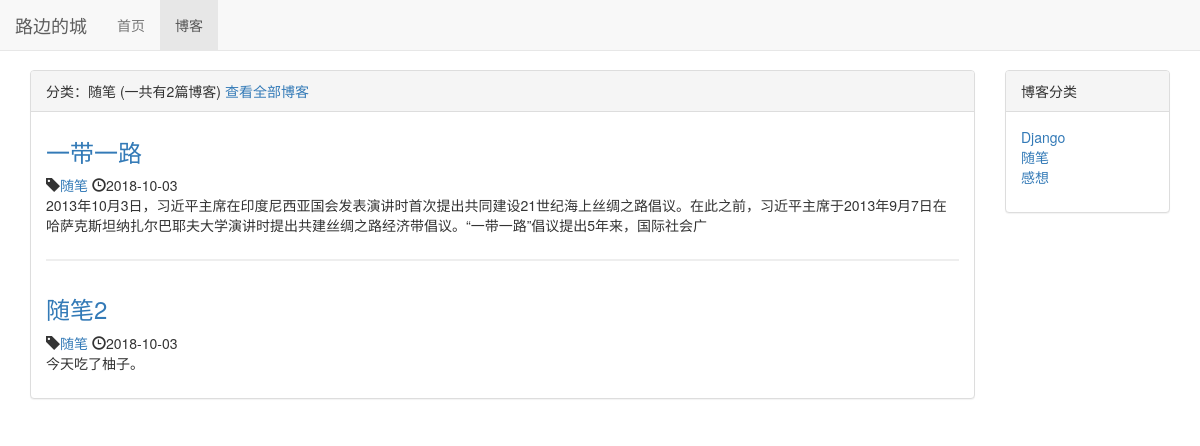
Page /blog/type/2 on the committed database.
### blog/models.py (models this page shows, shortened)
class BlogType(models.Model):
    type_name = models.CharField(max_length=15)
    def __str__(self):
        return self.type_name

class Blog(models.Model):
    title = models.CharField(max_length=50)
    blog_type = models.ForeignKey(BlogType, on_delete=models.DO_NOTHING)
    content = models.TextField()
    author = models.ForeignKey(User, on_delete=models.DO_NOTHING)
    created_time = models.DateTimeField(auto_now_add=True)
    last_updated_time = models.DateTimeField(auto_now=True)

### blog/views.py (the view)
# urls.py: path('type/<int:blog_type_pk>', views.blogs_with_type, name='blogs_with_type')
def blogs_with_type(request, blog_type_pk):
    context = {}
    blog_type = get_object_or_404(BlogType, pk=blog_type_pk)
    context['blog_type'] = blog_type
    context['blogs'] = Blog.objects.filter(blog_type=blog_type)
    context['blog_types'] = BlogType.objects.all()
    return render_to_response('blog/blogs_with_type.html', context)

### blog/templates/blog/blogs_with_type.html (shortened to what this page needs)
{% extends 'blog/blog_list.html' %}
{% block blog_list_title %}
    分类：{{blog_type.type_name}}
    (一共有{{ blogs|length }}篇博客)
    <a href="{% url 'blog_list' %}">查看全部博客</a>
{% endblock %}

### blog/templates/blog/blog_list.html (shortened to what this page needs)
{% extends 'base.html' %}
{% block nav_blog_active %}active{% endblock %}
{% load staticfiles %}
{% block header_extends %}
    <link rel="stylesheet" href="{% static 'blog/blog.css' %}">
{% endblock %}
{% block content %}
    <div class="container">
        <div class="row">
            <div class="col-xs-12 col-sm-8 col-md-9 col-lg-10">
                <div class="panel panel-default">
                    <div class="panel-heading">{% block blog_list_title %}博客列表（一共有{{ blogs|length }}篇博客）{% endblock %}</div>
                    <div class="panel-body">
                        {% for blog in blogs %}
                            <div class="blog">
                                <h3><a href="{% url 'blog_detail' blog.pk %}">{{ blog.title }}</a></h3>
                                <p class="blog-info">
                                    <span class="glyphicon glyphicon-tag"></span><a href="{% url 'blogs_with_type' blog.blog_type.pk %}">{{ blog.blog_type }}</a>
                                    <span class="glyphicon glyphicon-time"></span>{{ blog.created_time|date:'Y-m-d' }}
                                </p>
                                <p>{{ blog.content|truncatechars:120 }}</p>
                            </div>
                        {% empty %}
                            <div class="blog">
                                <h3>-- 暂无博客，敬请期待 --</h3>
                            </div>
                        {% endfor %}
                    </div>
                </div>
            </div>
            <div class="hidden-xs col-sm-4 col-md-3 col-lg-2">
                <div class="panel panel-default">
                    <div class="panel-heading">博客分类</div>
                    <div class="panel-body">
                        <ul class="blog-type">
                            {% for blog_type in blog_types %}
                                <li><a href="{% url 'blogs_with_type' blog_type.pk %}">{{ blog_type.type_name }}</a></li>
                            {% empty %}
                                <li>暂无分类</li>
                            {% endfor %}
                        </ul>
                    </div>
                </div>
            </div>
        </div>
    </div>
{% endblock %}

### static/base.css (style rules this page uses)
* { margin: 0; padding: 0; list-style-type: none!important; }
body { margin-top: 70px!important; }

### blog/static/blog/blog.css (style rules this page uses)
div.blog:not(:last-child) { margin-bottom: 2.5em; padding-bottom: 1em; border-bottom: 2px solid #eee; }
div.blog h3 { margin-top: 0.5em; }
div.blog p.blog-info { margin-bottom: 0; }

### rows in the picture
BlogType: type_name "随笔"
Blog: title "一带一路", blog_type "随笔", created_time "2018-10-03", content "2013年10月3日，习近平主席在印度尼西亚国会发表演讲时首次提出共同建设21世纪海上丝绸之路倡议。在此之前，习近平主席于2013年9月7日在哈萨克斯坦纳扎尔巴耶夫大学演讲时提出共建丝绸之路经济带倡议。“一带一路”倡议提出5年来，国际社会广"
Blog: title "随笔2", blog_type "随笔", created_time "2018-10-03", content "今天吃了柚子。"
BlogType: type_name "Django"
BlogType: type_name "感想"

### other values in the picture
{{ blogs|length }} "2"
